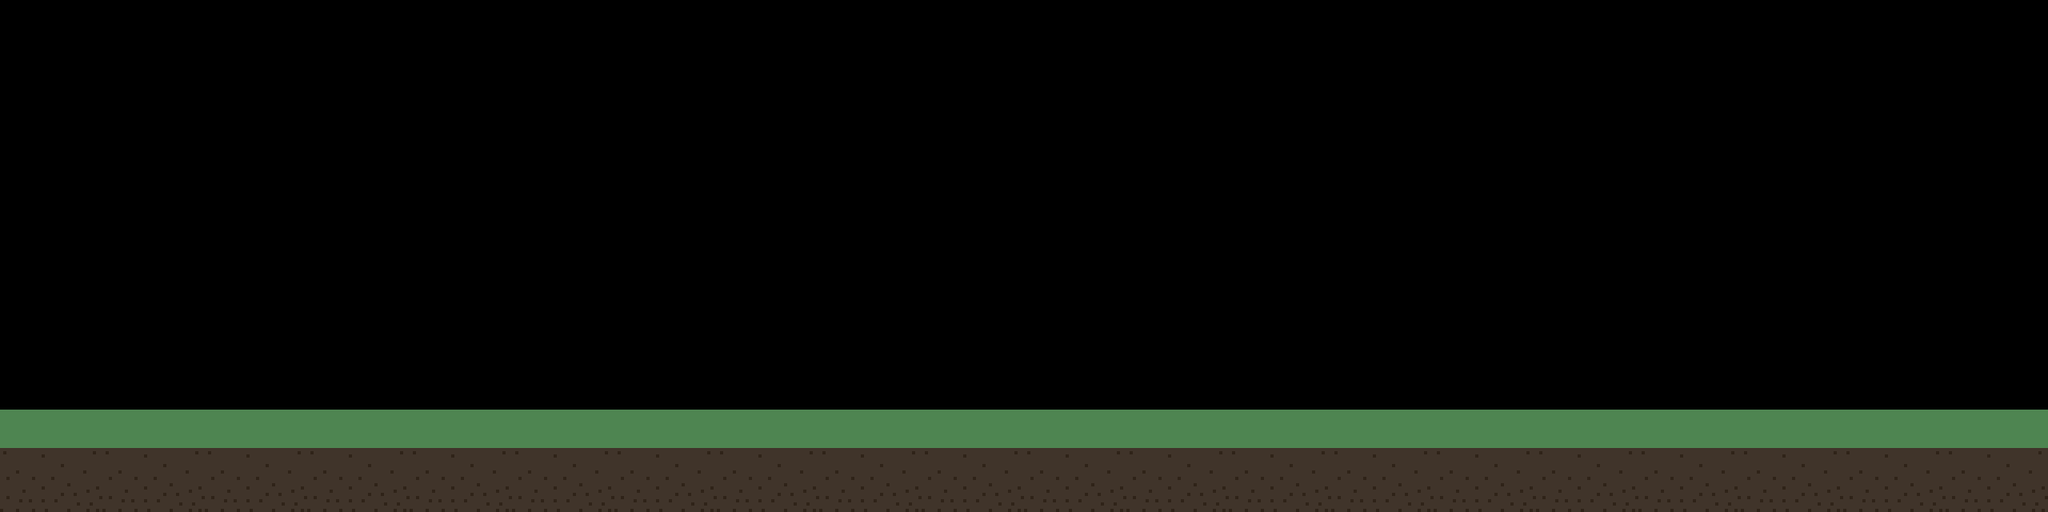

Rendered tile map (Tiled .tmx) drawn with the repository's tilesets; below, a short description and the full map source, tile grids included:
An orthogonal 20x5 tile map with 128x128 px tiles, 1 tile layer (ground), 6 tilesets and 31 objects (virgil, elevator, player, elevator_doors, homer, ...).

<map version="1.4" tiledversion="2021.01.13" orientation="orthogonal" renderorder="right-down" width="20" height="5" tilewidth="128" tileheight="128" infinite="0" nextlayerid="14" nextobjectid="130">
 <editorsettings>
  <export target="level2_limbo.json" format="json" />
 </editorsettings>
 <tileset firstgid="1" name="tiles" tilewidth="128" tileheight="128" tilecount="21" columns="1">
  <image source="../assets/tileset.png" width="128" height="2688" />
  <tile id="0">
   <properties>
    <property name="collide" type="bool" value="true" />
   </properties>
  </tile>
 </tileset>
 <tileset firstgid="22" name="background" tilewidth="2560" tileheight="896" tilecount="12" columns="0">
  <grid orientation="orthogonal" width="1" height="1" />
  <tile id="0">
   <image width="2560" height="896" source="../assets/level2_limbo/background.png" />
  </tile>
  <tile id="12">
   <image width="215" height="248" source="../assets/level2_limbo/aristotle.png" />
  </tile>
  <tile id="13">
   <image width="197" height="147" source="../assets/level2_limbo/baby.png" />
  </tile>
  <tile id="14">
   <image width="218" height="254" source="../assets/level2_limbo/baby2.png" />
  </tile>
  <tile id="15">
   <image width="296" height="129" source="../assets/level2_limbo/cloud.png" />
  </tile>
  <tile id="16">
   <image width="151" height="251" source="../assets/level2_limbo/column.png" />
  </tile>
  <tile id="17">
   <image width="224" height="248" source="../assets/level2_limbo/homer.png" />
  </tile>
  <tile id="19">
   <image width="292" height="248" source="../assets/level2_limbo/pythagoras.png" />
  </tile>
  <tile id="20">
   <image width="364" height="196" source="../assets/level2_limbo/shrine.png" />
  </tile>
  <tile id="21">
   <image width="70" height="140" source="../assets/level2_limbo/vase.png" />
  </tile>
  <tile id="22">
   <image width="128" height="107" source="../assets/level2_limbo/vase2.png" />
  </tile>
  <tile id="23">
   <image width="540" height="540" source="../assets/level2_limbo/elevator_back.png" />
  </tile>
 </tileset>
 <tileset firstgid="46" name="virgil" tilewidth="120" tileheight="192" tilecount="4" columns="1">
  <grid orientation="orthogonal" width="152" height="248" />
  <image source="../assets/virgil.png" width="120" height="768" />
 </tileset>
 <tileset firstgid="50" name="dante" tilewidth="120" tileheight="192" tilecount="6" columns="2">
  <grid orientation="orthogonal" width="152" height="248" />
  <image source="../assets/dante.png" width="240" height="576" />
 </tileset>
 <tileset firstgid="56" name="elevator" tilewidth="375" tileheight="350" tilecount="14" columns="1">
  <grid orientation="orthogonal" width="350" height="392" />
  <image source="../assets/elevator.png" width="375" height="4900" />
 </tileset>
 <tileset firstgid="70" name="elevator_doors" tilewidth="375" tileheight="350" tilecount="10" columns="1">
  <grid orientation="orthogonal" width="196" height="322" />
  <image source="../assets/elevator_doors.png" width="375" height="3500" />
 </tileset>
 <objectgroup id="11" name="background">
  <object id="21" gid="22" x="0" y="519.879" width="2560" height="525.212" />
 </objectgroup>
 <objectgroup id="12" name="background_objects_2">
  <object id="99" gid="38" x="101" y="538" width="151" height="251" />
  <object id="108" gid="38" x="1582.5" y="518.5" width="151" height="251" />
  <object id="110" gid="38" x="2270.83" y="518.833" width="151" height="251" />
  <object id="122" gid="37" x="189.571" y="384.5" width="82.2857" height="36" />
  <object id="126" gid="37" x="2180" y="171.5" width="240" height="99" />
  <object id="112" gid="37" x="100" y="168" width="240" height="99" />
  <object id="113" gid="37" x="457.333" y="225" width="160" height="73" />
  <object id="114" gid="37" x="1214" y="209" width="296" height="129" />
  <object id="115" gid="37" x="971" y="387" width="178" height="89" />
  <object id="116" gid="37" x="1502" y="365" width="208" height="91" />
  <object id="117" gid="37" x="1270" y="385.5" width="70.8571" height="31" />
  <object id="121" gid="37" x="311.571" y="317.5" width="70.8571" height="31" />
  <object id="119" gid="37" x="510.571" y="363.5" width="98.2857" height="43" />
  <object id="120" gid="37" x="758.571" y="344.687" width="59.8571" height="26.1875" />
  <object id="123" gid="37" x="870" y="140.5" width="240" height="99" />
  <object id="124" gid="37" x="1497" y="64.425" width="138" height="56.925" />
  <object id="125" gid="37" x="-39.1428" y="302.5" width="98.2857" height="43" />
  <object id="127" gid="45" x="1734" y="558" width="540" height="540" />
  <object id="128" gid="42" x="256" y="512" width="302.095" height="162.667" />
 </objectgroup>
 <objectgroup id="13" name="background_objects_1">
  <object id="96" gid="36" x="1494.67" y="512.667" width="144.189" height="168" />
  <object id="100" gid="44" x="2192" y="512" width="128" height="107" />
  <object id="129" gid="44" x="1690" y="513.167" width="128" height="107" />
 </objectgroup>
 <layer id="8" name="ground" width="20" height="5">
  <data encoding="csv">
0,0,0,0,0,0,0,0,0,0,0,0,0,0,0,0,0,0,0,0,
0,0,0,0,0,0,0,0,0,0,0,0,0,0,0,0,0,0,0,0,
0,0,0,0,0,0,0,0,0,0,0,0,0,0,0,0,0,0,0,0,
0,0,0,0,0,0,0,0,0,0,0,0,0,0,0,0,0,0,0,0,
3,3,3,3,3,3,3,3,3,3,3,3,3,3,3,3,3,3,3,3
</data>
 </layer>
 <objectgroup id="4" name="game">
  <object id="73" name="virgil" gid="46" x="368" y="511" width="120" height="192" />
  <object id="80" name="elevator" gid="56" x="1818" y="512.333" width="375" height="350" />
  <object id="84" name="player" gid="50" x="220" y="511" width="120" height="192" />
  <object id="92" name="elevator_doors" type="elevator_doors" gid="70" x="1818" y="515" width="375" height="355" />
  <object id="94" name="homer" gid="39" x="593" y="512" width="156.409" height="173.167">
   <properties>
    <property name="clickable" type="bool" value="true" />
   </properties>
  </object>
  <object id="95" name="pythagoras" gid="41" x="1101.33" y="512.667" width="198.984" height="169">
   <properties>
    <property name="clickable" type="bool" value="true" />
   </properties>
  </object>
  <object id="98" name="aristotle" gid="34" x="861" y="512" width="142.177" height="164">
   <properties>
    <property name="clickable" type="bool" value="true" />
   </properties>
  </object>
  <object id="104" name="baby" gid="35" x="1388.05" y="512" width="103.95" height="77.5668">
   <properties>
    <property name="clickable" type="bool" value="true" />
   </properties>
  </object>
 </objectgroup>
</map>
